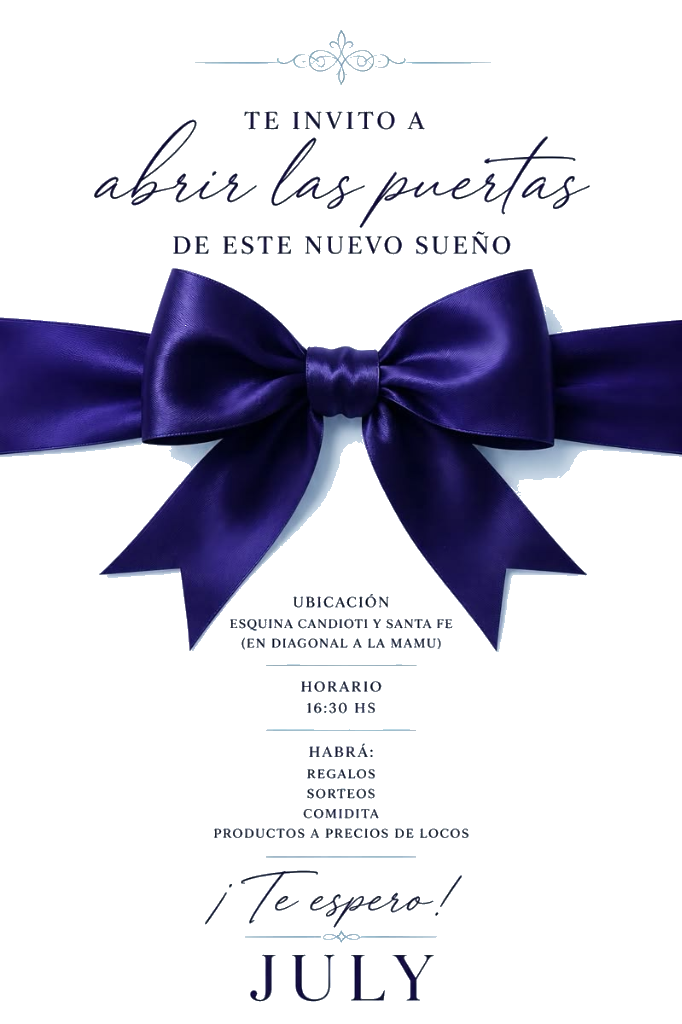
#> input picture img/ribbon_full.png, 682 x 1024 px
$ python crop_ribbon.py
#> lines starting #> are read from the running program, lines starting #| are printed output that depends on the picture
from PIL import Image

def process():
    img = Image.open("img/ribbon_full.png")
#> img is the input picture: PIL image 682x1024 RGBA; mean R, G, B, A 207.9, 207.2, 218.4, 57.4
    # Ribbon is vertically in the middle, let's crop y from 250 to 700
    # and then use getbbox to trim
    cropped = img.crop((0, 250, img.width, 700))
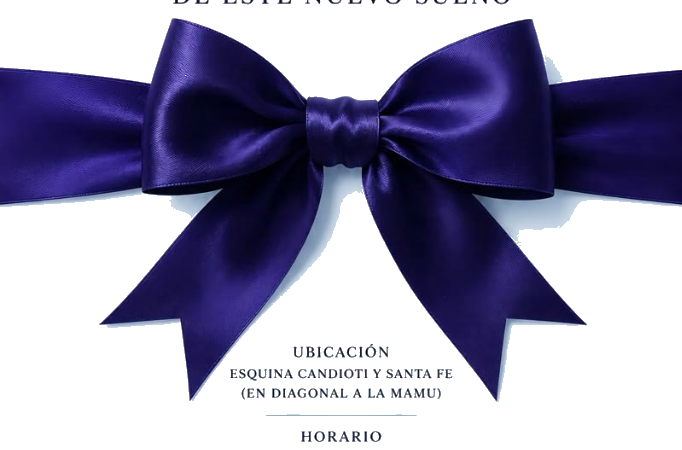
#> cropped: PIL image 682x450 RGBA; mean R, G, B, A 155.8, 153.9, 178.3, 117.4; transparent parts drawn white
    bbox = cropped.getbbox()
#> bbox = (0, 0, 682, 442)
    if bbox:
        cropped = cropped.crop(bbox)
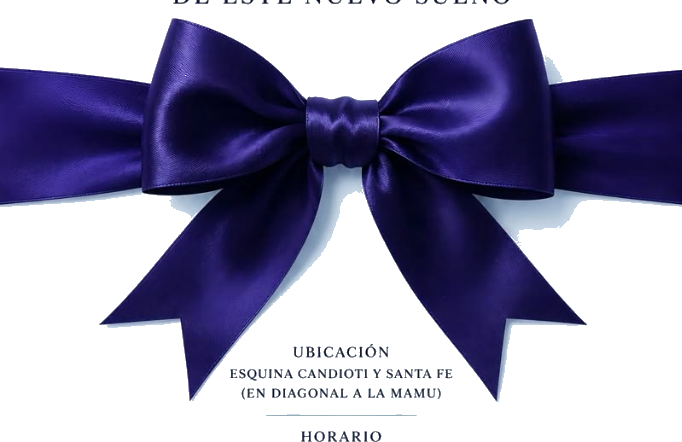
#> cropped: PIL image 682x442 RGBA; mean R, G, B, A 154, 152, 176.9, 119.6; transparent parts drawn white
        cropped.save("img/ribbon.png")
        print(f"Saved img/ribbon.png: {cropped.width}x{cropped.height}")
#| Saved img/ribbon.png: 682x442
    else:
        print("Empty bounding box")

process()
